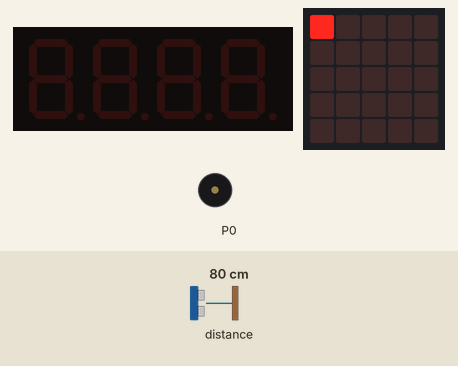
This program was run on a simulated BBC micro:bit (MakeCode). Shown: 4-digit seven-segment display, the board's 5×5 LED display, buzzer (waves = sounding). The inputs (shaded band) are chosen by the test bench; at power-on: distance to the obstacle 80 cm.

Above: at 0.08 s.
At 1.2 s:
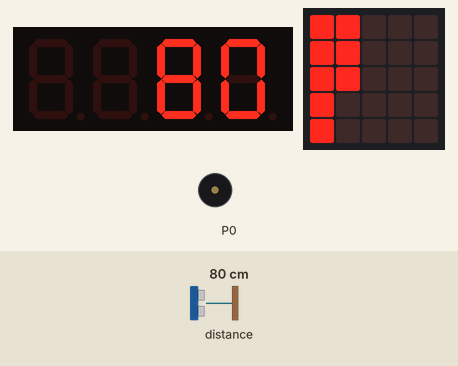
1.3 s: distance to the obstacle set to 2 cm
At 2.6 s:
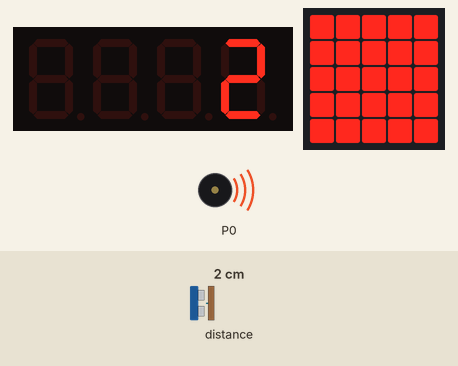
Timing chart, 0 to 32.9 s (numbered marks = the images above; inputs shaded):
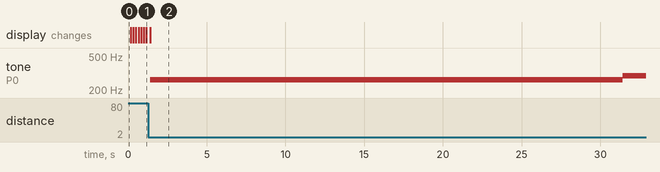

The program:

main.ts
```typescript
let timer = 0
let pos_y = 0
let pos_x = 0
let _4digit = grove.createDisplay(DigitalPin.P2, DigitalPin.P16)
while (true) {
    pos_x = 0
    for (let index = 0; index < 5; index++) {
        pos_y = 0
        for (let index2 = 0; index2 < 5; index2++) {
            timer = grove.measureInCentimeters(DigitalPin.P0)
            led.toggle(pos_x, pos_y)
            pos_y += 1
            basic.pause(timer * 2)
            _4digit.show(timer)
        }
        pos_x += 1
    }
    music.playMelody("C D F B C5 A A E ", timer)
}
```

test.ts
```typescript
// les tests vont ici ; cela ne sera pas compilé si ce paquet est utilisé en tant qu'extension.
```
